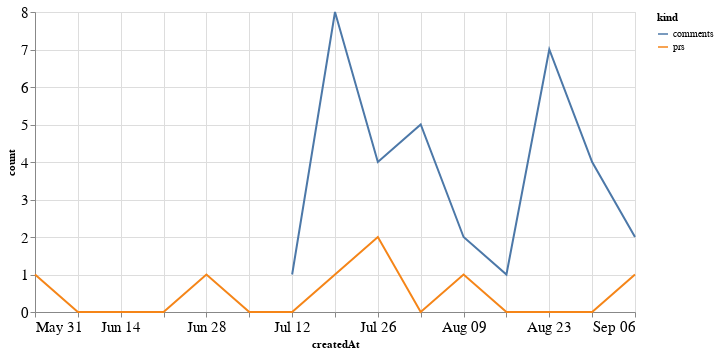

Notebook cell for this chart:
### Code cell
alt.Chart(total_time, width=600).mark_line().encode(
    x='createdAt',
    y='count',
    color='kind'
)

### Figure 1 — Vega-Lite specification as saved in the notebook (floating-point values rounded to 4 significant figures)
{"config": {"axisLeft": {"labelFontSize": 15}, "axisBottom": {"labelFontSize": 15}}, "data": {"name": "data-4ce552e5faa800e1e4d30e07cfa76543"}, "mark": "line", "encoding": {"color": {"type": "nominal", "field": "kind"}, "x": {"type": "temporal", "field": "createdAt"}, "y": {"type": "quantitative", "field": "count"}}, "width": 600, "$schema": "https://vega.github.io/schema/vega-lite/v4.8.1.json", "datasets": {"data-4ce552e5faa800e1e4d30e07cfa76543": [{"createdAt": "2020-05-31T00:00:00", "kind": "prs", "count": 1.0}, {"createdAt": "2020-06-07T00:00:00", "kind": "prs", "count": 0.0}, {"createdAt": "2020-06-14T00:00:00", "kind": "prs", "count": 0.0}, {"createdAt": "2020-06-21T00:00:00", "kind": "prs", "count": 0.0}, {"createdAt": "2020-06-28T00:00:00", "kind": "prs", "count": 1.0}, {"createdAt": "2020-07-05T00:00:00", "kind": "prs", "count": 0.0}, {"createdAt": "2020-07-12T00:00:00", "kind": "prs", "count": 0.0}, {"createdAt": "2020-07-19T00:00:00", "kind": "prs", "count": 1.0}, {"createdAt": "2020-07-26T00:00:00", "kind": "prs", "count": 2.0}, {"createdAt": "2020-08-02T00:00:00", "kind": "prs", "count": 0.0}, {"createdAt": "2020-08-09T00:00:00", "kind": "prs", "count": 1.0}, {"createdAt": "2020-08-16T00:00:00", "kind": "prs", "count": 0.0}, {"createdAt": "2020-08-23T00:00:00", "kind": "prs", "count": 0.0}, {"createdAt": "2020-08-30T00:00:00", "kind": "prs", "count": 0.0}, {"createdAt": "2020-09-06T00:00:00", "kind": "prs", "count": 1.0}, {"createdAt": "2020-05-31T00:00:00", "kind": "comments", "count": null}, {"createdAt": "2020-06-07T00:00:00", "kind": "comments", "count": null}, {"createdAt": "2020-06-14T00:00:00", "kind": "comments", "count": null}, {"createdAt": "2020-06-21T00:00:00", "kind": "comments", "count": null}, {"createdAt": "2020-06-28T00:00:00", "kind": "comments", "count": null}, {"createdAt": "2020-07-05T00:00:00", "kind": "comments", "count": null}, {"createdAt": "2020-07-12T00:00:00", "kind": "comments", "count": 1.0}, {"createdAt": "2020-07-19T00:00:00", "kind": "comments", "count": 8.0}, {"createdAt": "2020-07-26T00:00:00", "kind": "comments", "count": 4.0}, {"createdAt": "2020-08-02T00:00:00", "kind": "comments", "count": 5.0}, {"createdAt": "2020-08-09T00:00:00", "kind": "comments", "count": 2.0}, {"createdAt": "2020-08-16T00:00:00", "kind": "comments", "count": 1.0}, {"createdAt": "2020-08-23T00:00:00", "kind": "comments", "count": 7.0}, {"createdAt": "2020-08-30T00:00:00", "kind": "comments", "count": 4.0}, {"createdAt": "2020-09-06T00:00:00", "kind": "comments", "count": 2.0}]}}
